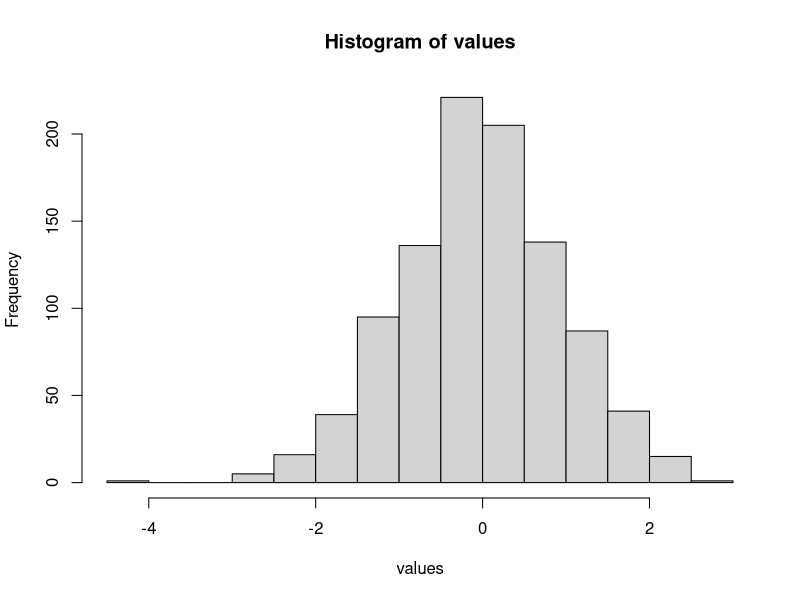

This figure's R source:
# Método de Box-Muller para uma ocorrência -------------------------------------

#  Vamos gerar duas variáveis independentes U_1 e U_2 com distribuição U(0,1),
# utilizando os geradores implementados no R.

# Escolhendo o gerador:
RNGkind("Mersenne-Twister")
# Definindo a semente de geração:
set.seed(15)

U_1 <- runif(1)
U_2 <- runif(1)

# Aplicando a transformação para gerar os valores da Normal Padrão:

x <- sqrt(- 2 * log(U_1)) * cos(2 * pi * U_2)
y <- sqrt(- 2 * log(U_1)) * sin(2 * pi * U_2)

# Gerando múltiplas ocorrências 

gerador_box_muller <- function(seed, n){
  
  U_1 <- runif(n)
  U_2 <- runif(n)
  
  # Dividindo o tamanho amostra igualmente para cada transformação
  if(n %% 2 == 0){
    # Aplicando a transformação para gerar os valores da Normal Padrão:
    x_1 <- sqrt(- 2 * log(U_1[1:(n/2)])) * cos(2 * pi * U_2[1:(n/2)])
    x_2 <- sqrt(- 2 * log(U_1)[(n/2+1):n]) * sin(2 * pi * U_2[(n/2+1):n])
  }
  else{
    # Aplicando a transformação para gerar os valores da Normal Padrão:
    x_1 <- sqrt(- 2 * log(U_1[1:(n %/% 2)])) * cos(2 * pi * U_2[1:(n %/% 2)])
    x_2 <- sqrt(- 2 * log(U_1)[(n %/% 2 + 1):n]) * sin(2 * pi * U_2[(n %/% 2 + 1):n])
  }
  
  # Juntando os valores em um único vetor
  if(n == 1){   # Forçando o retorno de apenas um valor quando n = 1
    x <- c(x_1)
  }
  else{
    x <- c(x_1, x_2)
  }
  
  return(x)
}

# Testando a função
values <- gerador_box_muller(15, 1000)

# Visualizando um histograma dos valores gerados
hist(values)

# Testando se a amostra é de uma distribuição Normal
# Null hypothesis: The sample was generated from a normal distribution
shapiro.test(values)

#### ---------------------------------------------------------------------- ####